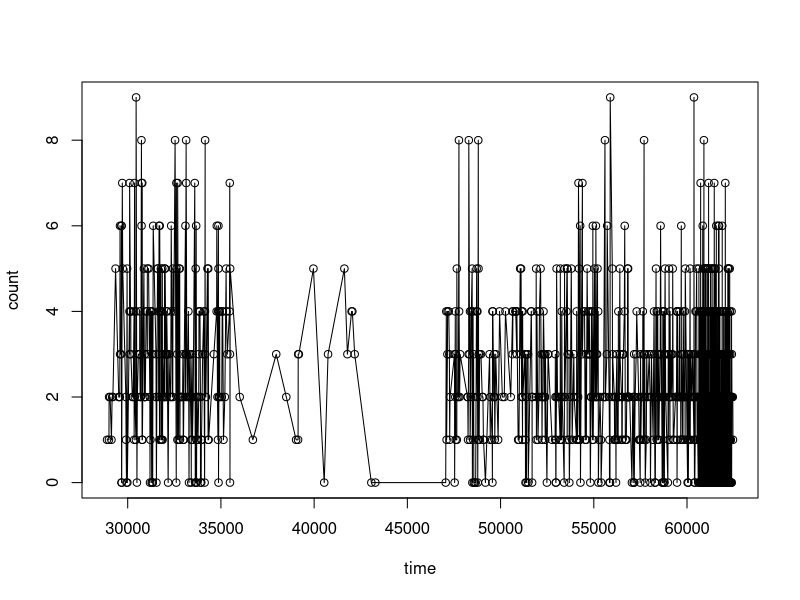

Write R code to recreate this figure.
dat<-read.csv("DHSMini.csv")
# Datacleaning
lengthnoNA<-function(x){
  length(x[-which(is.na(x))])
}
AggregateByCase<-function(group,x){
  output<-tapply(x,group,lengthnoNA)
  data.frame(output)
}
grouptime<-AggregateByCase(dat$CaseID,dat$MH1)
grouptime<-cbind(CaseID = rownames(grouptime), grouptime) 

#plotting
PlotByTime<-function(time, count){
  time<-as.numeric(time)
  time<-sort(time)
  plot(time, count, type="o")
}

# main
PlotByTime(grouptime$CaseID,grouptime$output)